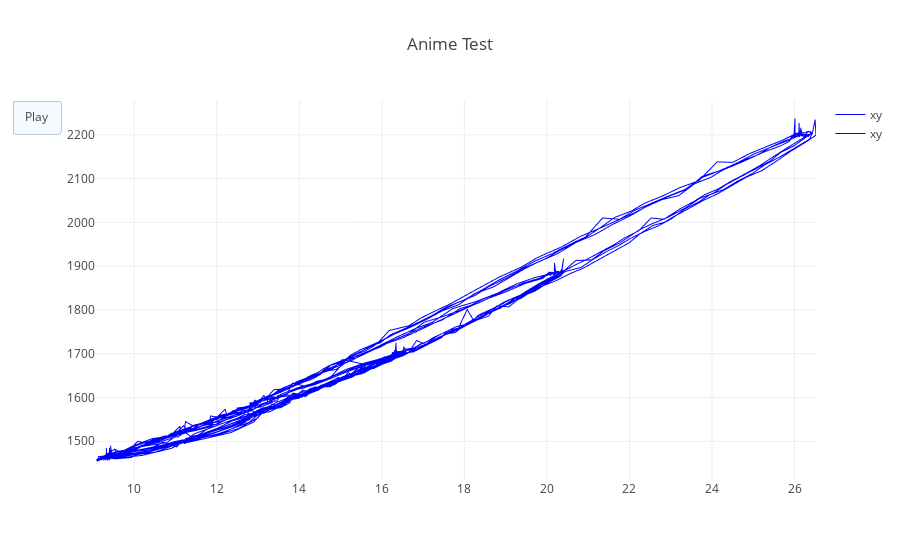

Notebook cell for this chart:
### Code cell
trace0 = go.Scattergl(
        x = ynew[adjX:],
        y = SensorData[adjY:],
        name ="xy",
        mode = 'lines',
        line=dict(
            width=1, color='blue'
        )
)
data2 = [trace0,trace0]

layout2=dict(
            title='Anime Test', hovermode='closest',
            updatemenus= [{'type': 'buttons',
                           'buttons': [{'label': 'Play',
                                        'method': 'animate',
                                        'args': [None]}]}])

M = (len(SensorData)-adjY)//10
x2 = ynew[adjX::10]
y2 = SensorData[adjY::10]
frames2=[dict(data=[dict(x=[x2[k]], 
                        y=[y2[k]], 
                        mode='markers', 
                        marker=dict(color='red', size=10)
                        )
                  ]) for k in range(M)]  

# steps = []
# for i in range(len(data)):
#     step = dict(
#         method = 'restyle',  
#         args = ['visible', [False] * len(data)],
#     )
#     step['args'][1][i] = True # Toggle i'th trace to "visible"
#     steps.append(step)

# sliders = [dict(
#     active = 10,
#     currentvalue = {"prefix": "Frequency: "},
#     pad = {"t": 50},
#     steps = steps
# )]
# layout = dict(sliders=sliders)
# fig = dict(data=data, layout=layout)
# py.iplot(fig, filename='Sine Wave Slider')

figure2 = dict(data=data2, layout=layout2, frames=frames2)
iplot(figure2, filename='Animation')

### Figure 1 — Plotly figure (JSON) as saved in the notebook; plotly's stock layout.template omitted (floating-point values rounded to 4 significant figures; data arrays with more than 128 entries replaced by an {"elided": "..."} marker saying what was removed)
{"data": [{"line": {"color": "blue", "width": 1}, "mode": "lines", "name": "xy", "type": "scattergl", "x": {"elided": "1883 float values"}, "y": {"elided": "1899 str values"}}, {"line": {"color": "blue", "width": 1}, "mode": "lines", "name": "xy", "type": "scattergl", "x": {"elided": "1883 float values"}, "y": {"elided": "1899 str values"}}], "layout": {"hovermode": "closest", "title": "Anime Test", "updatemenus": [{"buttons": [{"args": [null], "label": "Play", "method": "animate"}], "type": "buttons"}]}}
